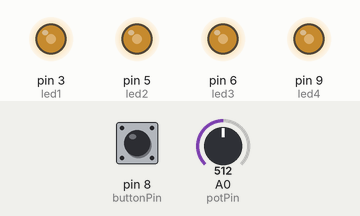
Simulated run of this sketch. Board: Arduino Uno, built with avr-gcc and run on an emulated ATmega328P. Shown: output pins drawn as LEDs (lit = HIGH). Dashed ring = blinking. Inputs (shaded band) come from the test bench; at power-on: pin 8 (buttonPin) LOW, A0 (potPin) = 512.

Above: at 1.2 s.
1.3 s: pin 8 (buttonPin) pulled HIGH for 0.15 s
At 1.8 s:
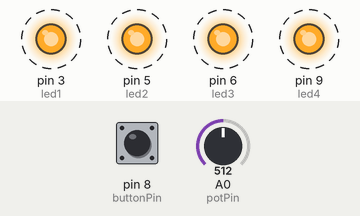
4.4 s: A0 (potPin) set to 0
6.1 s: A0 (potPin) set to 122
At 6.28 s:
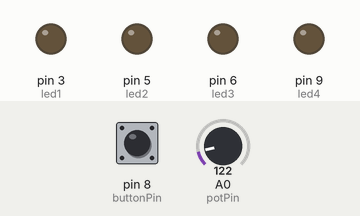
9.1 s: pin 8 (buttonPin) pulled HIGH for 1 s
12.1 s: A0 (potPin) set to 306
At 16.04 s:
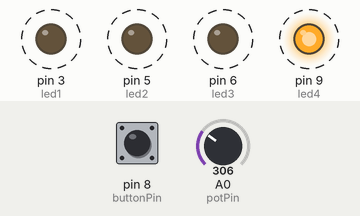
Timing chart, 0 to 16.1 s (numbered marks = the images above; inputs shaded):
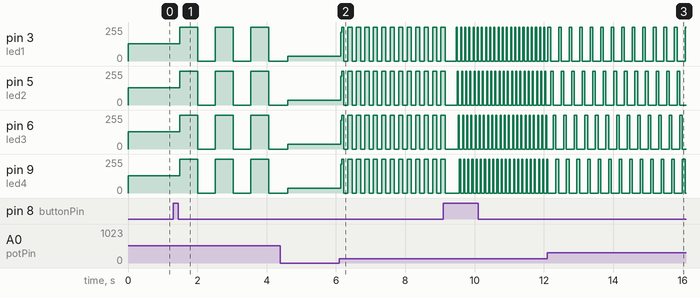

The sketch:

lesson_5_holiday_lights_project_failed_code.ino
```cpp
// Pin Variables
int led1 = 3;
int led2 = 5;
int led3 = 6;
int led4 = 9;
int buttonPin = 8;
int potPin = A0;


int mode = 0;
int potValue = 0;
int lastButtonState = LOW;

void setup() {
  pinMode(led1, OUTPUT);
  pinMode(led2, OUTPUT);
  pinMode(led3, OUTPUT);
  pinMode(led4, OUTPUT);
  pinMode(buttonPin, INPUT);

  Serial.begin(9600);
}

void loop() {
  // 1. Read Inputs
  int currentButtonState = digitalRead(buttonPin);
  potValue = analogRead(potPin);

  // 2. Change Mode (Conditional Statement)
  if (currentButtonState == HIGH && lastButtonState == LOW) {
    mode = mode + 1;
    if (mode > 2) {
      mode = 0;
    }
    delay(200); // Wait for button release
  }
  lastButtonState = currentButtonState;

  // 3. Output Logic
  if (mode == 0) {
    // MODE 0: All on, Brightness controlled by Pot
    int brightness = potValue / 4;
    analogWrite(led1, brightness);
    analogWrite(led2, brightness);
    analogWrite(led3, brightness);
    analogWrite(led4, brightness);
  }
  else if (mode == 1) {
    // MODE 1: All Blink, Speed controlled by Pot
    digitalWrite(led1, HIGH);
    digitalWrite(led2, HIGH);
    digitalWrite(led3, HIGH);
    digitalWrite(led4, HIGH);
    delay(potValue);
    digitalWrite(led1, LOW);
    digitalWrite(led2, LOW);
    digitalWrite(led3, LOW);
    digitalWrite(led4, LOW);
    delay(potValue);
  }
  else if (mode == 2) {
    // MODE 2: Chase, Speed controlled by Pot
    digitalWrite(led1, HIGH);
    delay(potValue / 4);
    digitalWrite(led1, LOW);

    digitalWrite(led2, HIGH);
    delay(potValue / 4);
    digitalWrite(led2, LOW);

    digitalWrite(led3, HIGH);
    delay(potValue / 4);
    digitalWrite(led3, LOW);

    digitalWrite(led4, HIGH);
    delay(potValue / 4);
    digitalWrite(led4, LOW);
  }
}
```

Measured:
- after the input at 1.3 s, pin 3 (led1), pin 5 (led2), pin 6 (led3), pin 9 (led4): alternates 255/255 for 0.51 s and 0/255 for 0.51 s, starting after 0.20 s
- after the input at 6.1 s, pin 3 (led1), pin 5 (led2), pin 6 (led3), pin 9 (led4): 35/255 → 216/255 at once, then moves between 0/255 and 255/255, repeating every 0.98 s
- after the input at 12.1 s, pin 3 (led1), pin 5 (led2): alternates 255/255 for 0.08 s and 0/255 for 0.23 s, starting after 0.09 s; pin 6 (led3): alternates 255/255 for 0.08 s and 0/255 for 0.23 s, starting after 0.17 s; pin 9 (led4): alternates 255/255 for 0.08 s and 0/255 for 0.23 s, starting after 0.25 s
